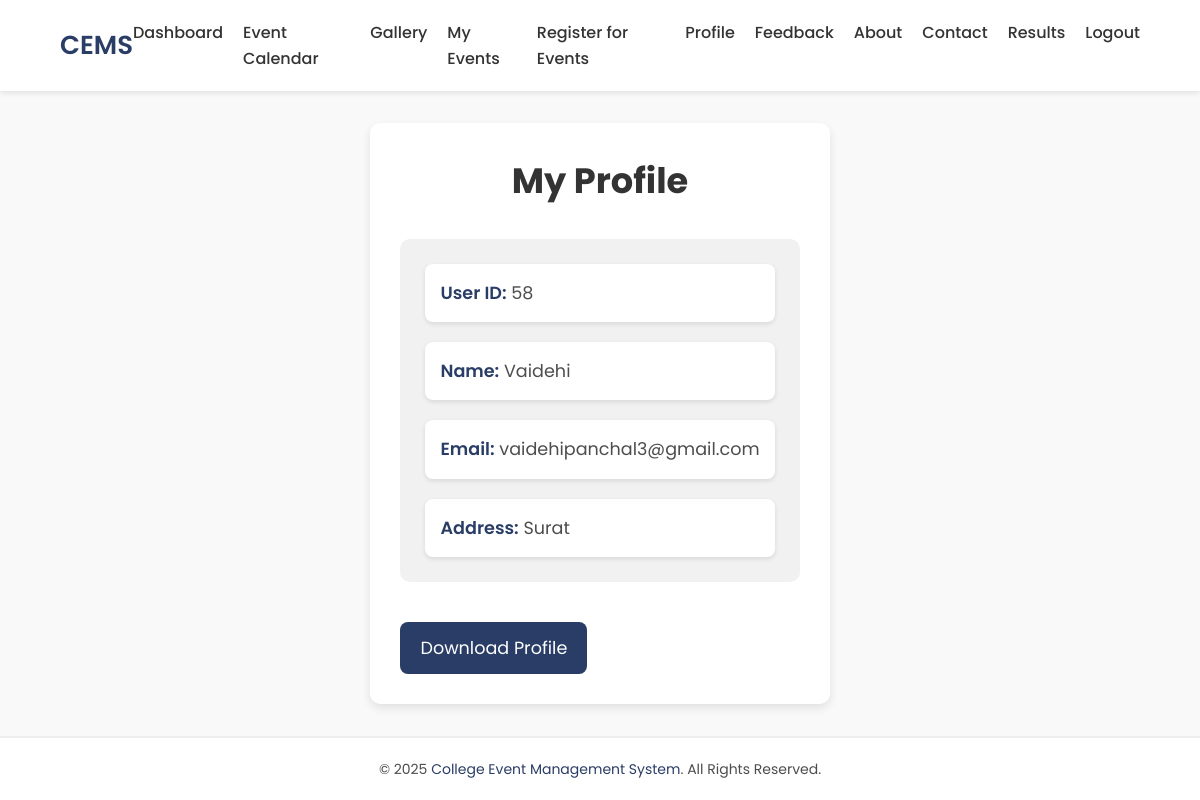
Screenshot of /profile.php (signed in) with the database file from the repository.
### tables this page shows
CREATE TABLE `user_master` (
  `user_id` int NOT NULL AUTO_INCREMENT,
  `user_name` text,
  `user_email` text,
  `user_password` text,
  `user_address` text,
  `otp` varchar(255) DEFAULT NULL,
  `otp_expiry` int DEFAULT NULL,
  `user_created_at` datetime DEFAULT CURRENT_TIMESTAMP,
  PRIMARY KEY (`user_id`)
);

### profile.php (the view, shortened to what this page needs)
<?php
include "config.php";
if (!isset($_SESSION['loggedin']) || $_SESSION['loggedin'] !== true) {
    header("Location: login.php");
    exit();
} else {
    $u_id = $_SESSION['user_id'];
    $sql = "SELECT user_id, user_name, user_email, user_address FROM user_master WHERE user_id = ?";
    $stmt = mysqli_prepare($conn, $sql);
    if ($stmt) {
        mysqli_stmt_bind_param($stmt, 'i', $u_id);
        mysqli_stmt_execute($stmt);
        $result = mysqli_stmt_get_result($stmt);
        if (mysqli_num_rows($result) > 0) {
            $row = mysqli_fetch_assoc($result);
        } else {
            echo "<script>alert('User not found!'); window.location.href='login.php';</script>";
            exit();
        }
    } else {
        echo "Database error: " . mysqli_error($conn);
        exit();
    }
}
?>
<!DOCTYPE html>
<html lang="en">
<head>
</head>
<body>
    <?php include "navbar.php"; ?>
    <main>
        <div class="content">
            <h2>My Profile</h2>
            <div class="profile-info">
                <div><strong>User ID:</strong> <?php echo htmlspecialchars($row['user_id']); ?></div>
                <div><strong>Name:</strong> <?php echo htmlspecialchars($row['user_name']); ?></div>
                <div><strong>Email:</strong> <?php echo htmlspecialchars($row['user_email']); ?></div>
                <div><strong>Address:</strong> <?php echo htmlspecialchars($row['user_address']); ?></div>
            </div>
            <div class="profile-actions">
                <a href="download_profile.php">Download Profile </a>
            </div>
        </div>
    </main>
    <footer>
        <p>© 2025 <a href="#">College Event Management System</a>. All Rights Reserved.</p>
    </footer>
</body>
</html>

### profile.php (style rules this page uses)
* { margin: 0; padding: 0; box-sizing: border-box; font-family: 'Poppins', sans-serif; }
body { background-color: #f9f9f9; color: #4d4d4d; line-height: 1.6; min-height: 100vh; display: flex; flex-direction: column; }
main { flex: 1; padding: 20px; display: flex; justify-content: center; align-items: center; }
.content { max-width: 600px; margin: 0 auto; background: #fff; padding: 30px; border-radius: 10px; box-shadow: 0 4px 10px rgba(0, 0, 0, 0.1); display: flex; flex-direction: column; }
.content h2 { text-align: center; color: #333; margin-bottom: 30px; font-size: 2.2rem; }
.profile-info { display: flex; flex-direction: column; gap: 20px; padding: 25px; border-radius: 10px; background: #f1f1f1; }
.profile-info div { padding: 15px; background: #ffffff; border-radius: 8px; box-shadow: 0 2px 5px rgba(0, 0, 0, 0.1); font-size: 1.1rem; }
.profile-info strong { font-weight: 600; color: #2a3d66; }
.profile-actions { display: flex; flex-direction: row; gap: 15px; margin-top: 40px; }
.profile-actions a { display: inline-block; padding: 12px 20px; background: #2a3d66; color: white; text-decoration: none; border-radius: 8px; transition: background 0.3s ease, color 0.3s ease; text-align: center; font-size: 1.1rem; }
footer { background-color: #fff; padding: 20px; text-align: center; font-size: 14px; margin-top: auto; border-top: 2px solid #eee; }
footer p { margin: 0; }
footer a { color: #2a3d66; text-decoration: none; transition: color 0.3s ease; }

### navbar.php (style rules this page uses)
* { margin: 0; padding: 0; box-sizing: border-box; font-family: 'Poppins', sans-serif; }

### rows the page displays
user_master: user_id "58", user_name "Vaidehi", user_email "vaidehipanchal3@gmail.com", user_address "Surat"
